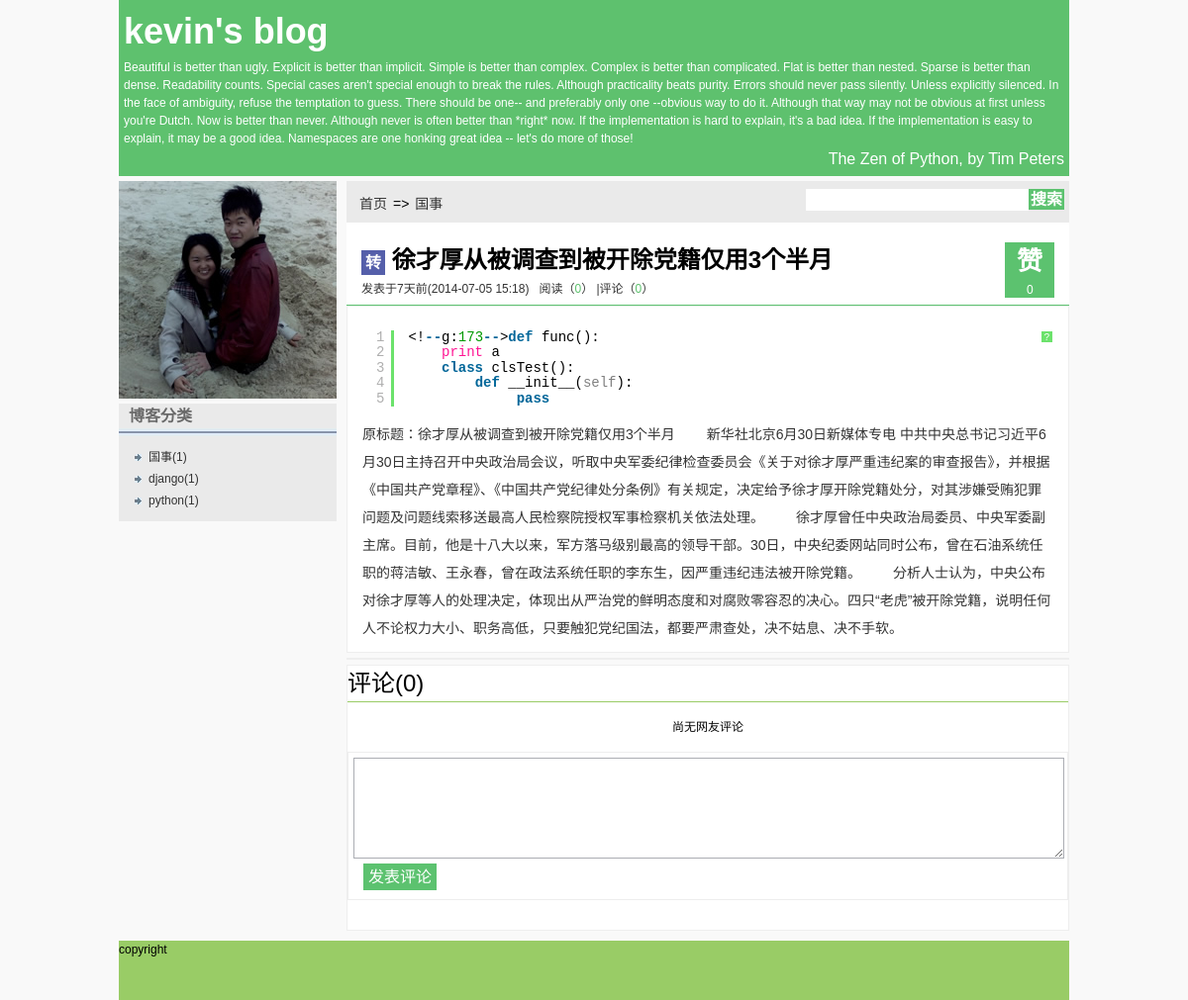
The page /blog/art/1/ on the database as committed earlier.
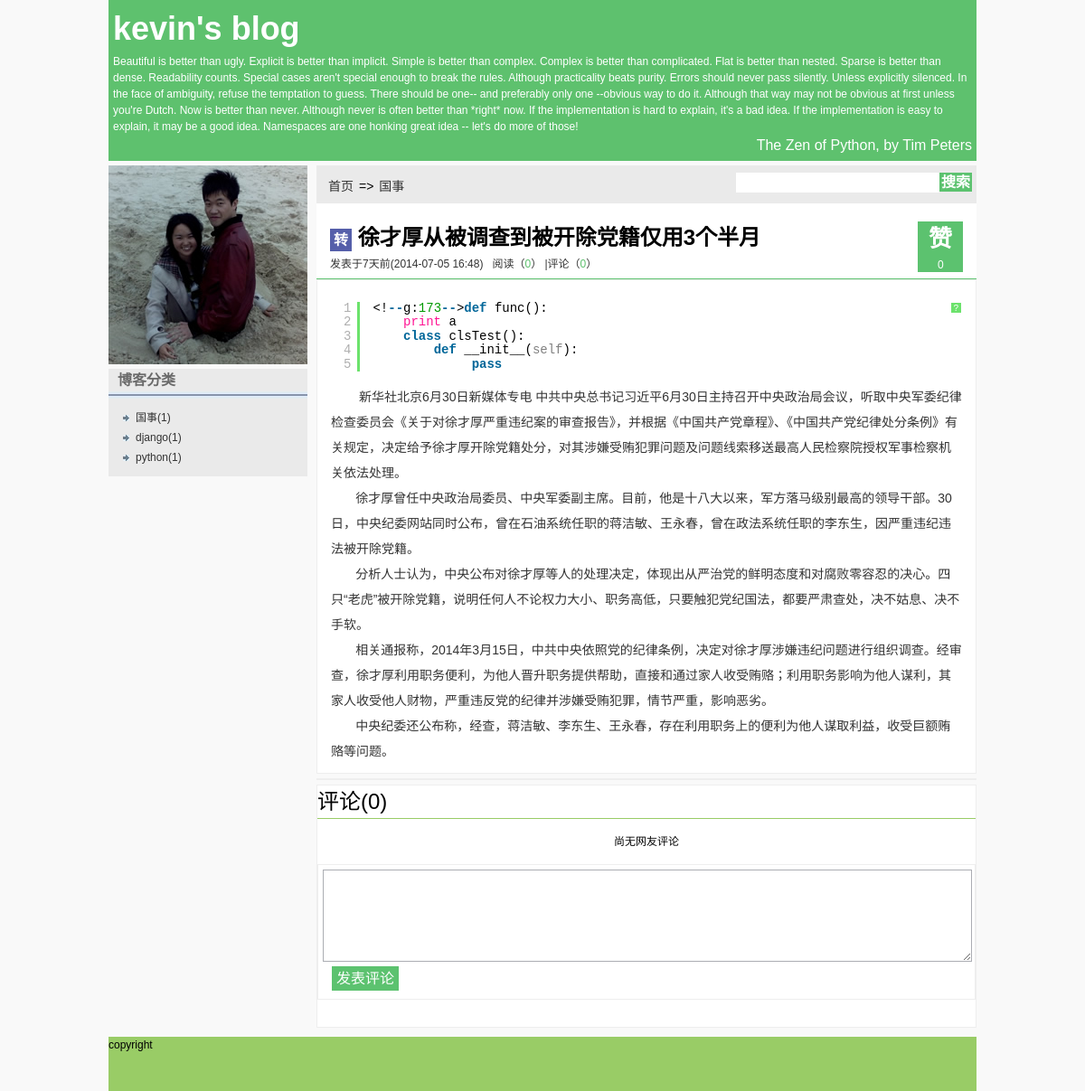
The same page on the database as committed later.
### blog/models.py (models this page shows, shortened)
class Article(models.Model):
    title = models.CharField("标题", max_length=128)
    category = models.ForeignKey(Category,verbose_name="分类")
    tags = models.ManyToManyField(Tag, verbose_name="标签", blank=True)
    content = models.TextField("内容")
    create_date = models.DateTimeField("创建日期",auto_now_add=True)
    pub_date = models.DateTimeField("发布日期",auto_now=True)
    is_from = models.CharField("来自", max_length=1, default='Y', choices=(('Y','yuanchuang'),('Z','zhuanzai')))
    view_count = models.IntegerField("访问量统计", default=0)
    vote_count = models.IntegerField("支持量统计", default=0)
    comment_count = property(lambda self: self.comment_set.count())
    is_yuan = property(lambda self: self.is_from == u'Y')
    is_zhuan = property(lambda self: self.is_from == u'Z')
    def pub_date_delta():
        doc = "The pub_date_delta property."
        def fget(self):
            today = datetime.datetime.today()
            if today.year - self.pub_date.year > 0:
                self._delta = "%d年前" % (today.year - self.pub_date.year)
            elif today.month - self.pub_date.month > 0:
                self._delta = "%d个月前" % (today.month - self.pub_date.month)
            elif today.day - self.pub_date.day > 0:
                self._delta = "%d天前" % (today.day - self.pub_date.day)
            elif today.hour - self.pub_date.hour > 0:
                self._delta = "%d小时前" % (today.hour - self.pub_date.hour)
            elif today.minute - self.pub_date.minute > 0:
                self._delta = "%d分钟前" % (today.minute - self.pub_date.minute)
            else:
                self._delta = ""
            return self._delta
        def fset(self, value):
            self._delta = value
        def fdel(self):
            del self._delta
        return locals()
    pub_date_delta = property(**pub_date_delta())
    def getComment():
        def fget(self):
            self.cmlist = []
            def com2dict(c):
                d = {}
                d['comm'] = c
                d['list'] = []
                return d
            def recur(objs, t, l):
                if t > 50:
                    return
                for c in objs.all():
                    d = com2dict(c)
                    l.append(d)
                    if c.comment_set.count() > 0:
                        recur(c.comment_set, t+1, d['list'])
            for c in self.comment_set.filter(reply=None):
                d = com2dict(c)
                self.cmlist.append(d)
                recur(c.comment_set, 0, d['list'])
            return self.cmlist
        return locals()
    comments = property(**getComment())

class Category(models.Model):
    name = models.CharField("分类", max_length=64)

### blog/views.py (the view)
# urls.py: url(r'art/(?P<id>\d{1,5})/$', 'article',name="article_by_id"),
def article(request,id):
    blog = Blog()
    article = get_object_or_404(Article,id=id)
    try:
        preArticle = Article.objects.get(id=str((int(id))-1))
        nextArticle = Article.objects.get(id=str((int(id))+1))
    except Article.DoesNotExist, e:
        pass
    return render_to_response('article.html', locals())

### blog/templates/article.html (shortened to what this page needs)
{% extends "layout.html" %}
{% load static %}
{% block category_nav %}
{% if article.category %}
    <li>=></li>
    <li><a href="{% url 'articles_by_cat' article.category.id %}">{{ article.category.name }}</a></li>
{% endif %}
{% endblock %}
{% block content %}
<div class="article_main">
    <div class="article_title">
        <div class="zan_article">
            <p class="zan_p1">赞</p>
            <p class="zan_p2">{{ article.vote_count }}</p>
        </div>
        <p class="tp1"> {% if article.is_yuan %} <span class="yuan">原</span> {% else %}{% if article.is_zhuan %} <span class="zhuan">转</span> {% endif %}{% endif %}<span class="atitle">{{ article.title }}</span> </p>
        <p class="tp2">发表于{{ article.pub_date_delta}}({{ article.pub_date|date:"Y-m-d H:i" }})&nbsp;&nbsp;&nbsp;阅读（<span>{{ article.view_count }}</span>）&nbsp;|评论（<span>{{ article.comment_count }}</span>）</p>
    </div>
    <div class="article_content"> {{ article.content|safe }} </div>
    <div class="article_nav">
    </div>
    <div class="article_comment">
        <p id="comment_p1">评论({{ article.comment_count }})</p>
        <div id="comment_sep"></div>
        {% if article.comment_count == 0 %}
        <p id="comment_p2">尚无网友评论</p>
        {% endif %}
        <div class="article_comment_form">
            <div class="input_omment">
            <textarea></textarea>
            <p> <a href="{{ article.submitComment.href }}">发表评论</a> </p>
            </div>
        </div>
    </div>
</div>
{% endblock %}

Rows that differ between the two databases and show on the page:
changed Article "徐才厚从被调查到被开除党籍仅用3个半月": pub_date "2014-07-05 15:18" → "2014-07-05 16:48"; content "原标题：徐才厚从被调查到被开除党籍仅用3个半月 新华社北京6月30日新媒体专电 中共中央总书记习近平6月30日主持召开中央政治局会议，听取中央军委纪律检查委员会《关于对徐才厚严重违纪案的审查报告》，并根据《中国共产党章程》、《中国共产党纪律处分条例》有关规定，决定给予徐才厚开除党籍处分，对其涉嫌受贿犯罪问题及问题线索移送最高人民检察院授权军事检察机关依法处理。 徐才厚曾任中央政治局委员、中央军委副主席。目前，他是十八大以来，军方落马级别最高的领导干部。30日，中央纪委网站同时公布，曾在石油系统任职的蒋洁敏、王永春，曾在政法系统任职的李东生，因严重违纪违法被开除党籍。 分析人士认为，中央公布对徐才厚等人的处理决定，体现出从严治党的鲜明态度和对腐败零容忍的决心。四只“老虎”被开除党籍，说明任何人不论权力大小、职务高低，只要触犯党纪国法，都要严肃查处，决不姑息、决不手软。" → "新华社北京6月30日新媒体专电 中共中央总书记习近平6月30日主持召开中央政治局会议，听取中央军委纪律检查委员会《关于对徐才厚严重违纪案的审查报告》，并根据《中国共产党章程》、《中国共产党纪律处分条例》有关规定，决定给予徐才厚开除党籍处分，对其涉嫌受贿犯罪问题及问题线索移送最高人民检察院授权军事检察机关依法处理。 徐才厚曾任中央政治局委员、中央军委副主席。目前，他是十八大以来，军方落马级别最高的领导干部。30日，中央纪委网站同时公布，曾在石油系统任职的蒋洁敏、王永春，曾在政法系统任职的李东生，因严重违纪违法被开除党籍。 分析人士认为，中央公布对徐才厚等人的处理决定，体现出从严治党的鲜明态度和对腐败零容忍的决心。四只“老虎”被开除党籍，说明任何人不论权力大小、职务高低，只要触犯党纪国法，都要严肃查处，决不姑息、决不手软。 相关通报称，2014年3月15日，中共中央依照党的纪律条例，决定对徐才厚涉嫌违纪问题进行组织调查。经审查，徐才厚利用职务便利，为他人晋升职务提供帮助，直接和通过家人收受贿赂；利用职务影响为他人谋利，其家人收受他人财物，严重违反党的纪律并涉嫌受贿犯罪，情节严重，影响恶劣。 中央纪委还公布称，经查，蒋洁敏、李东生、王永春，存在利用职务上的便利为他人谋取利益，收受巨额贿赂等问题。"
